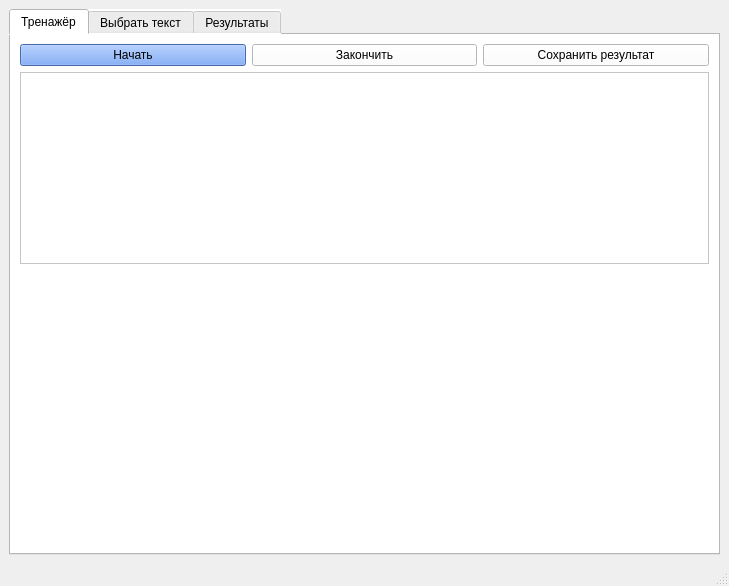
<?xml version="1.0" encoding="UTF-8"?>
<ui version="4.0">
 <class>MainWindow</class>
 <widget class="QMainWindow" name="MainWindow">
  <property name="geometry">
   <rect>
    <x>0</x>
    <y>0</y>
    <width>729</width>
    <height>586</height>
   </rect>
  </property>
  <property name="sizePolicy">
   <sizepolicy hsizetype="Fixed" vsizetype="Fixed">
    <horstretch>0</horstretch>
    <verstretch>0</verstretch>
   </sizepolicy>
  </property>
  <property name="windowTitle">
   <string>MainWindow</string>
  </property>
  <widget class="QWidget" name="centralwidget">
   <layout class="QGridLayout" name="gridLayout_5">
    <item row="0" column="0">
     <widget class="QTabWidget" name="tabWidget">
      <property name="sizePolicy">
       <sizepolicy hsizetype="Minimum" vsizetype="Minimum">
        <horstretch>0</horstretch>
        <verstretch>0</verstretch>
       </sizepolicy>
      </property>
      <property name="autoFillBackground">
       <bool>false</bool>
      </property>
      <property name="styleSheet">
       <string notr="true">background-color: rgb(255, 255, 255);</string>
      </property>
      <property name="currentIndex">
       <number>0</number>
      </property>
      <widget class="QWidget" name="tab">
       <attribute name="title">
        <string>Тренажёр</string>
       </attribute>
       <layout class="QGridLayout" name="gridLayout_2">
        <item row="7" column="0" colspan="3">
         <widget class="QLabel" name="errorText">
          <property name="styleSheet">
           <string notr="true">background-color: rgb(255, 255, 255);</string>
          </property>
          <property name="text">
           <string/>
          </property>
         </widget>
        </item>
        <item row="0" column="2">
         <widget class="QPushButton" name="pushButtonSave">
          <property name="styleSheet">
           <string notr="true">background-color: rgb(255, 255, 255);</string>
          </property>
          <property name="text">
           <string>Сохранить результат</string>
          </property>
         </widget>
        </item>
        <item row="0" column="1">
         <widget class="QPushButton" name="endButton">
          <property name="enabled">
           <bool>true</bool>
          </property>
          <property name="styleSheet">
           <string notr="true">background-color: rgb(255, 255, 255);</string>
          </property>
          <property name="text">
           <string>Закончить</string>
          </property>
         </widget>
        </item>
        <item row="0" column="0">
         <widget class="QPushButton" name="beginButton">
          <property name="styleSheet">
           <string notr="true">background-color: rgb(100, 149, 237);</string>
          </property>
          <property name="text">
           <string>Начать</string>
          </property>
         </widget>
        </item>
        <item row="8" column="2">
         <widget class="QLabel" name="scoreinfLabel">
          <property name="styleSheet">
           <string notr="true">background-color: rgb(255, 255, 255);</string>
          </property>
          <property name="text">
           <string/>
          </property>
         </widget>
        </item>
        <item row="4" column="0" colspan="3">
         <widget class="QTextEdit" name="textEdit">
          <property name="sizePolicy">
           <sizepolicy hsizetype="Expanding" vsizetype="Fixed">
            <horstretch>0</horstretch>
            <verstretch>0</verstretch>
           </sizepolicy>
          </property>
          <property name="styleSheet">
           <string notr="true">background-color: rgb(255, 255, 255);</string>
          </property>
          <property name="inputMethodHints">
           <set>Qt::ImhMultiLine</set>
          </property>
          <property name="frameShadow">
           <enum>QFrame::Sunken</enum>
          </property>
          <property name="verticalScrollBarPolicy">
           <enum>Qt::ScrollBarAlwaysOff</enum>
          </property>
          <property name="horizontalScrollBarPolicy">
           <enum>Qt::ScrollBarAlwaysOff</enum>
          </property>
          <property name="sizeAdjustPolicy">
           <enum>QAbstractScrollArea::AdjustIgnored</enum>
          </property>
          <property name="readOnly">
           <bool>true</bool>
          </property>
          <property name="html">
           <string>&lt;!DOCTYPE HTML PUBLIC &quot;-//W3C//DTD HTML 4.0//EN&quot; &quot;http://www.w3.org/TR/REC-html40/strict.dtd&quot;&gt;
&lt;html&gt;&lt;head&gt;&lt;meta name=&quot;qrichtext&quot; content=&quot;1&quot; /&gt;&lt;style type=&quot;text/css&quot;&gt;
p, li { white-space: pre-wrap; }
&lt;/style&gt;&lt;/head&gt;&lt;body style=&quot; font-family:'.AppleSystemUIFont'; font-size:13pt; font-weight:400; font-style:normal;&quot;&gt;
&lt;p style=&quot;-qt-paragraph-type:empty; margin-top:0px; margin-bottom:0px; margin-left:0px; margin-right:0px; -qt-block-indent:0; text-indent:0px;&quot;&gt;&lt;br /&gt;&lt;/p&gt;&lt;/body&gt;&lt;/html&gt;</string>
          </property>
          <property name="overwriteMode">
           <bool>false</bool>
          </property>
         </widget>
        </item>
       </layout>
      </widget>
      <widget class="QWidget" name="tab_3">
       <attribute name="title">
        <string>Выбрать текст</string>
       </attribute>
       <layout class="QGridLayout" name="gridLayout_3">
        <item row="4" column="1">
         <widget class="QPushButton" name="randomButton">
          <property name="styleSheet">
           <string notr="true">color: rgb(255, 255, 255);
background-color: rgb(100, 149, 237);</string>
          </property>
          <property name="text">
           <string>Рандом</string>
          </property>
         </widget>
        </item>
        <item row="2" column="0" colspan="2">
         <widget class="QListWidget" name="listWidget"/>
        </item>
        <item row="4" column="0">
         <widget class="QPushButton" name="selectButton">
          <property name="enabled">
           <bool>false</bool>
          </property>
          <property name="styleSheet">
           <string notr="true">color: rgb(0, 0, 0);
background-color: rgb(255, 255, 255);</string>
          </property>
          <property name="text">
           <string>Выбрать</string>
          </property>
         </widget>
        </item>
        <item row="0" column="0" colspan="2">
         <widget class="QComboBox" name="comboBox">
          <property name="enabled">
           <bool>true</bool>
          </property>
          <property name="styleSheet">
           <string notr="true">background-color: rgb(100, 149, 237);</string>
          </property>
          <property name="editable">
           <bool>false</bool>
          </property>
          <property name="frame">
           <bool>false</bool>
          </property>
          <item>
           <property name="text">
            <string>ABC</string>
           </property>
          </item>
          <item>
           <property name="text">
            <string>АБВ</string>
           </property>
          </item>
         </widget>
        </item>
        <item row="3" column="0" colspan="2">
         <widget class="QPushButton" name="pushButton">
          <property name="styleSheet">
           <string notr="true">background-color: rgb(100, 149, 237);
color: rgb(255, 255, 255);</string>
          </property>
          <property name="text">
           <string>Добавить свой текст</string>
          </property>
         </widget>
        </item>
       </layout>
      </widget>
      <widget class="QWidget" name="tab_2">
       <attribute name="title">
        <string>Результаты</string>
       </attribute>
       <layout class="QGridLayout" name="gridLayout">
        <item row="0" column="0">
         <layout class="QGridLayout" name="gridLayout_4">
          <item row="1" column="0">
           <widget class="QComboBox" name="comboBox_result">
            <property name="styleSheet">
             <string notr="true">background-color: rgb(100, 149, 237);</string>
            </property>
            <property name="frame">
             <bool>false</bool>
            </property>
            <item>
             <property name="text">
              <string>За час</string>
             </property>
            </item>
            <item>
             <property name="text">
              <string>За день</string>
             </property>
            </item>
            <item>
             <property name="text">
              <string>За месяц</string>
             </property>
            </item>
            <item>
             <property name="text">
              <string>За год</string>
             </property>
            </item>
           </widget>
          </item>
          <item row="0" column="0">
           <widget class="QLabel" name="label_2">
            <property name="text">
             <string>Введите за какой период надо вывести результаты:</string>
            </property>
           </widget>
          </item>
          <item row="2" column="0">
           <widget class="QTableWidget" name="tableWidget">
            <property name="autoFillBackground">
             <bool>false</bool>
            </property>
            <property name="styleSheet">
             <string notr="true"/>
            </property>
            <property name="frameShape">
             <enum>QFrame::StyledPanel</enum>
            </property>
            <property name="frameShadow">
             <enum>QFrame::Sunken</enum>
            </property>
            <property name="editTriggers">
             <set>QAbstractItemView::NoEditTriggers</set>
            </property>
            <property name="dragEnabled">
             <bool>false</bool>
            </property>
            <property name="alternatingRowColors">
             <bool>false</bool>
            </property>
            <property name="iconSize">
             <size>
              <width>0</width>
              <height>0</height>
             </size>
            </property>
            <property name="textElideMode">
             <enum>Qt::ElideMiddle</enum>
            </property>
            <property name="showGrid">
             <bool>false</bool>
            </property>
            <property name="sortingEnabled">
             <bool>false</bool>
            </property>
            <property name="wordWrap">
             <bool>true</bool>
            </property>
            <property name="cornerButtonEnabled">
             <bool>true</bool>
            </property>
            <property name="columnCount">
             <number>2</number>
            </property>
            <attribute name="horizontalHeaderCascadingSectionResizes">
             <bool>false</bool>
            </attribute>
            <attribute name="horizontalHeaderMinimumSectionSize">
             <number>19</number>
            </attribute>
            <column>
             <property name="text">
              <string>Время</string>
             </property>
            </column>
            <column>
             <property name="text">
              <string>Результат зн/мин</string>
             </property>
            </column>
           </widget>
          </item>
         </layout>
        </item>
       </layout>
      </widget>
     </widget>
    </item>
   </layout>
  </widget>
  <widget class="QMenuBar" name="menubar">
   <property name="geometry">
    <rect>
     <x>0</x>
     <y>0</y>
     <width>729</width>
     <height>22</height>
    </rect>
   </property>
  </widget>
  <widget class="QStatusBar" name="statusbar"/>
 </widget>
 <resources/>
 <connections/>
</ui>
